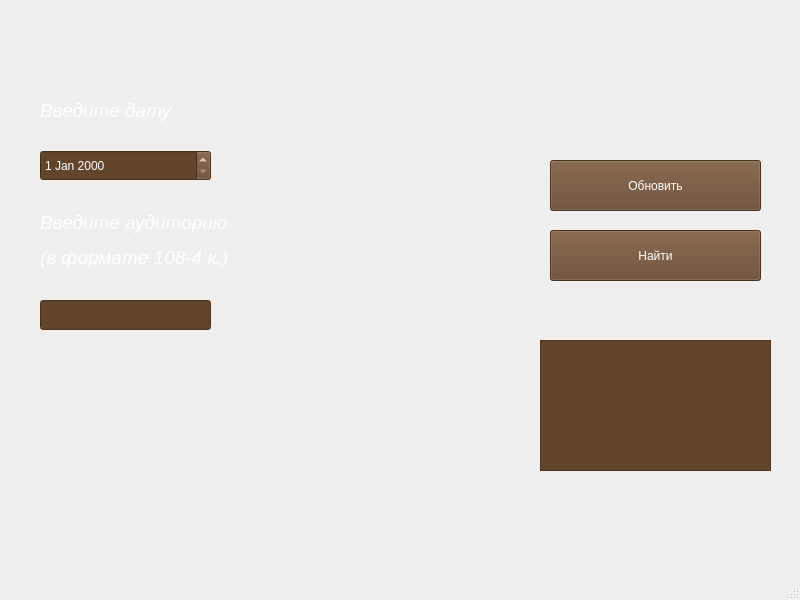
<?xml version="1.0" encoding="UTF-8"?>
<ui version="4.0">
 <class>MainWindow</class>
 <widget class="QMainWindow" name="MainWindow">
  <property name="geometry">
   <rect>
    <x>0</x>
    <y>0</y>
    <width>800</width>
    <height>600</height>
   </rect>
  </property>
  <property name="windowTitle">
   <string>MainWindow</string>
  </property>
  <widget class="QWidget" name="centralwidget">
   <widget class="QLabel" name="label">
    <property name="geometry">
     <rect>
      <x>40</x>
      <y>90</y>
      <width>201</width>
      <height>41</height>
     </rect>
    </property>
    <property name="text">
     <string>&lt;html&gt;&lt;head/&gt;&lt;body&gt;&lt;p&gt;&lt;span style=&quot; font-size:14pt; font-style:italic; color:#ffffff;&quot;&gt;Введите дату&lt;/span&gt;&lt;/p&gt;&lt;/body&gt;&lt;/html&gt;</string>
    </property>
   </widget>
   <widget class="QDateEdit" name="dateEdit">
    <property name="geometry">
     <rect>
      <x>40</x>
      <y>150</y>
      <width>171</width>
      <height>31</height>
     </rect>
    </property>
    <property name="styleSheet">
     <string notr="true">background-color: rgb(99, 69, 44);
font: 300 italic 11pt &quot;Ubuntu&quot;;
color: rgb(255, 255, 255);</string>
    </property>
   </widget>
   <widget class="QLabel" name="label_3">
    <property name="geometry">
     <rect>
      <x>40</x>
      <y>200</y>
      <width>251</width>
      <height>81</height>
     </rect>
    </property>
    <property name="text">
     <string>&lt;html&gt;&lt;head/&gt;&lt;body&gt;&lt;p&gt;&lt;span style=&quot; font-size:14pt; font-style:italic; color:#ffffff;&quot;&gt;Введите аудиторию &lt;/span&gt;&lt;/p&gt;&lt;p&gt;&lt;span style=&quot; font-size:14pt; font-style:italic; color:#ffffff;&quot;&gt;(в формате 108-4 к.)&lt;/span&gt;&lt;/p&gt;&lt;/body&gt;&lt;/html&gt;</string>
    </property>
   </widget>
   <widget class="QPushButton" name="findButton">
    <property name="geometry">
     <rect>
      <x>550</x>
      <y>230</y>
      <width>211</width>
      <height>51</height>
     </rect>
    </property>
    <property name="styleSheet">
     <string notr="true">background-color: rgb(134, 94, 60);
background-color: rgb(99, 69, 44);
font: 300 italic 14pt &quot;Ubuntu&quot;;
color: rgb(255, 255, 255);</string>
    </property>
    <property name="text">
     <string>Найти</string>
    </property>
   </widget>
   <widget class="QLineEdit" name="lineEdit">
    <property name="geometry">
     <rect>
      <x>40</x>
      <y>300</y>
      <width>171</width>
      <height>30</height>
     </rect>
    </property>
    <property name="styleSheet">
     <string notr="true">background-color: rgb(99, 69, 44);
color: rgb(255, 255, 255);
font: 300 italic 11pt &quot;Ubuntu&quot;;</string>
    </property>
   </widget>
   <widget class="QTextEdit" name="textEdit">
    <property name="geometry">
     <rect>
      <x>540</x>
      <y>340</y>
      <width>231</width>
      <height>131</height>
     </rect>
    </property>
    <property name="styleSheet">
     <string notr="true">background-color: rgb(99, 69, 44);
color: rgb(255, 255, 255);</string>
    </property>
   </widget>
   <widget class="QPushButton" name="startButton">
    <property name="geometry">
     <rect>
      <x>550</x>
      <y>160</y>
      <width>211</width>
      <height>51</height>
     </rect>
    </property>
    <property name="styleSheet">
     <string notr="true">color: rgb(255, 255, 255);
background-color: rgb(99, 69, 44);
font: 300 italic 11pt &quot;Ubuntu&quot;;
font: 300 italic 14pt &quot;Ubuntu&quot;;</string>
    </property>
    <property name="text">
     <string>Обновить</string>
    </property>
   </widget>
   <widget class="QLabel" name="statusLabel">
    <property name="geometry">
     <rect>
      <x>40</x>
      <y>390</y>
      <width>261</width>
      <height>22</height>
     </rect>
    </property>
    <property name="styleSheet">
     <string notr="true">font: 300 italic 14pt &quot;Ubuntu&quot;;
color: rgb(255, 255, 255);</string>
    </property>
    <property name="text">
     <string/>
    </property>
   </widget>
  </widget>
  <widget class="QMenuBar" name="menubar">
   <property name="geometry">
    <rect>
     <x>0</x>
     <y>0</y>
     <width>800</width>
     <height>27</height>
    </rect>
   </property>
  </widget>
  <widget class="QStatusBar" name="statusbar"/>
 </widget>
 <resources/>
 <connections/>
</ui>
